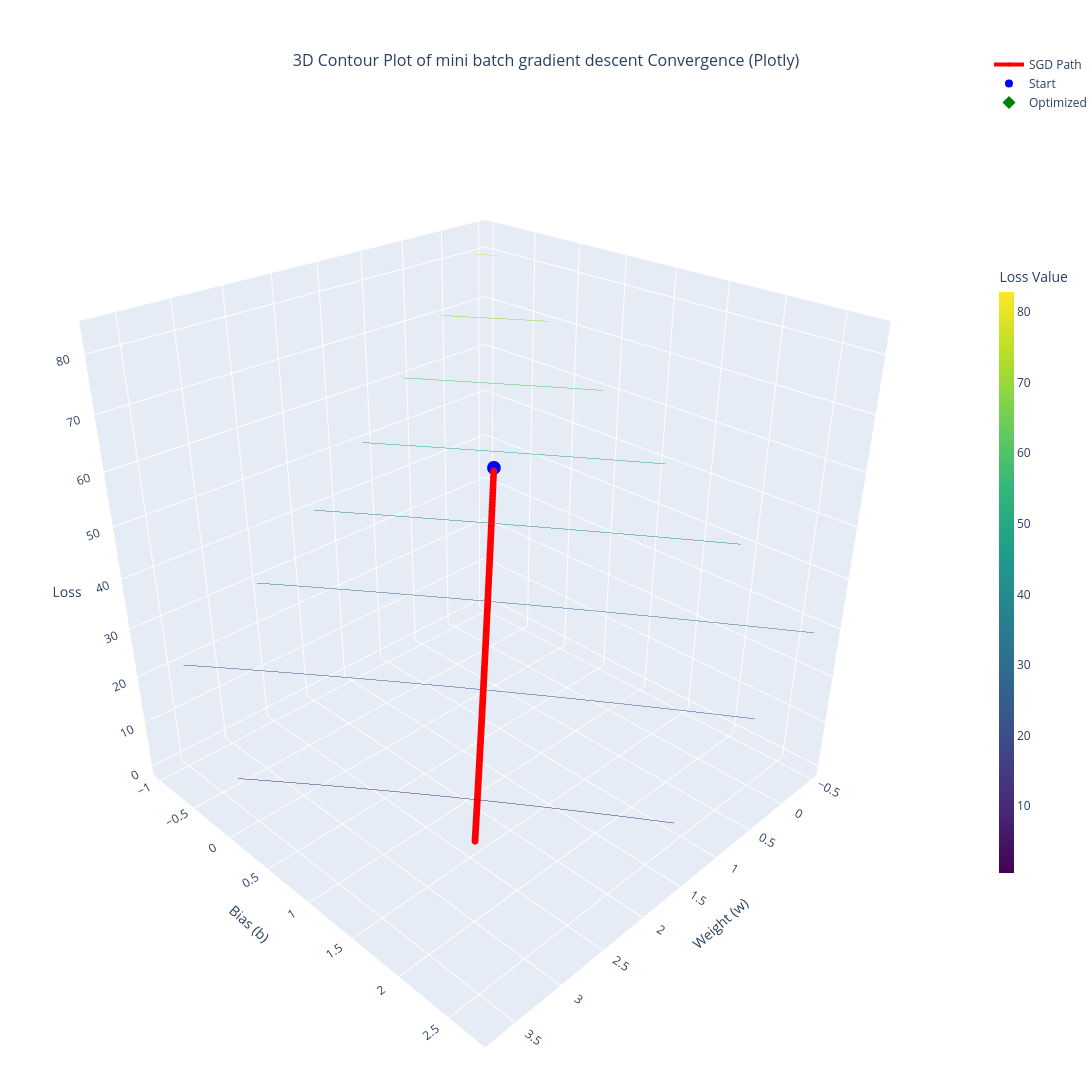

Notebook code for this chart:
### Code cell
fig = go.Figure()

fig.add_trace(go.Surface(
    x=W, y=B, z=Z,
    colorscale='Viridis',
    opacity=0.8,
    showscale=True,
    colorbar=dict(title='Loss Value', thickness=15, len=0.6),
    hidesurface=True, 
    contours=dict(
        z=dict(show=True, usecolormap=True, highlightcolor="limegreen", project_z=False, size=1.5)
    )
))

fig.add_trace(go.Scatter3d(
    x=w_hist, y=b_hist, z=loss_hist,
    mode='lines+markers',
    line=dict(color='red', width=4),
    marker=dict(size=4, color='red'),
    name='SGD Path'
))

fig.add_trace(go.Scatter3d(
    x=[w_hist[0]], y=[b_hist[0]], z=[loss_hist[0]],
    mode='markers',
    marker=dict(size=8, color='blue', symbol='circle'),
    name='Start'
))

fig.add_trace(go.Scatter3d(
    x=[w_opt], y=[b_opt], z=[loss_hist[-1]],
    mode='markers',
    marker=dict(size=10, color='green', symbol='diamond'),
    name='Optimized'
))

fig.update_layout(
    title=dict(
        text='3D Contour Plot of mini batch gradient descent Convergence (Plotly)',
        x=0.5, y=0.95, font=dict(size=16)
    ),
    scene=dict(
        xaxis_title='Weight (w)',
        yaxis_title='Bias (b)',
        zaxis_title='Loss',
        camera=dict(
            eye=dict(x=1.5, y=1.5, z=1.2) 
        )
    ),
    width=1150,
    height=1200,
    margin=dict(l=0, r=0, b=0, t=50)
)

fig.show()

### Figure 1 — Plotly figure (JSON) as saved in the notebook; plotly's stock layout.template omitted (floating-point values rounded to 4 significant figures; data arrays with more than 128 entries replaced by an {"elided": "..."} marker saying what was removed)
{"data": [{"colorbar": {"len": 0.6, "thickness": 15, "title": {"text": "Loss Value"}}, "colorscale": [[0, "#440154"], [0.1111, "#482878"], [0.2222, "#3e4989"], [0.3333, "#31688e"], [0.4444, "#26828e"], [0.5556, "#1f9e89"], [0.6667, "#35b779"], [0.7778, "#6ece58"], [0.8889, "#b5de2b"], [1, "#fde725"]], "contours": {"z": {"highlightcolor": "limegreen", "project": {"z": false}, "show": true, "size": 1.5, "usecolormap": true}}, "hidesurface": true, "opacity": 0.8, "showscale": true, "type": "surface", "x": {"elided": "100x100 float values"}, "y": {"elided": "100x100 float values"}, "z": {"elided": "100x100 float values"}}, {"line": {"color": "red", "width": 4}, "marker": {"color": "red", "size": 4}, "mode": "lines+markers", "name": "SGD Path", "type": "scatter3d", "x": {"elided": "200 float values"}, "y": {"elided": "200 float values"}, "z": {"elided": "200 float values"}}, {"marker": {"color": "blue", "size": 8, "symbol": "circle"}, "mode": "markers", "name": "Start", "type": "scatter3d", "x": [0.5417], "y": [0.01341], "z": [47.68]}, {"marker": {"color": "green", "size": 10, "symbol": "diamond"}, "mode": "markers", "name": "Optimized", "type": "scatter3d", "x": [[2.685]], "y": [1.723], "z": [7.071]}], "layout": {"height": 1200, "margin": {"b": 0, "l": 0, "r": 0, "t": 50}, "scene": {"camera": {"eye": {"x": 1.5, "y": 1.5, "z": 1.2}}, "xaxis": {"title": {"text": "Weight (w)"}}, "yaxis": {"title": {"text": "Bias (b)"}}, "zaxis": {"title": {"text": "Loss"}}}, "title": {"font": {"size": 16}, "text": "3D Contour Plot of mini batch gradient descent Convergence (Plotly)", "x": 0.5, "y": 0.95}, "width": 1150}}
